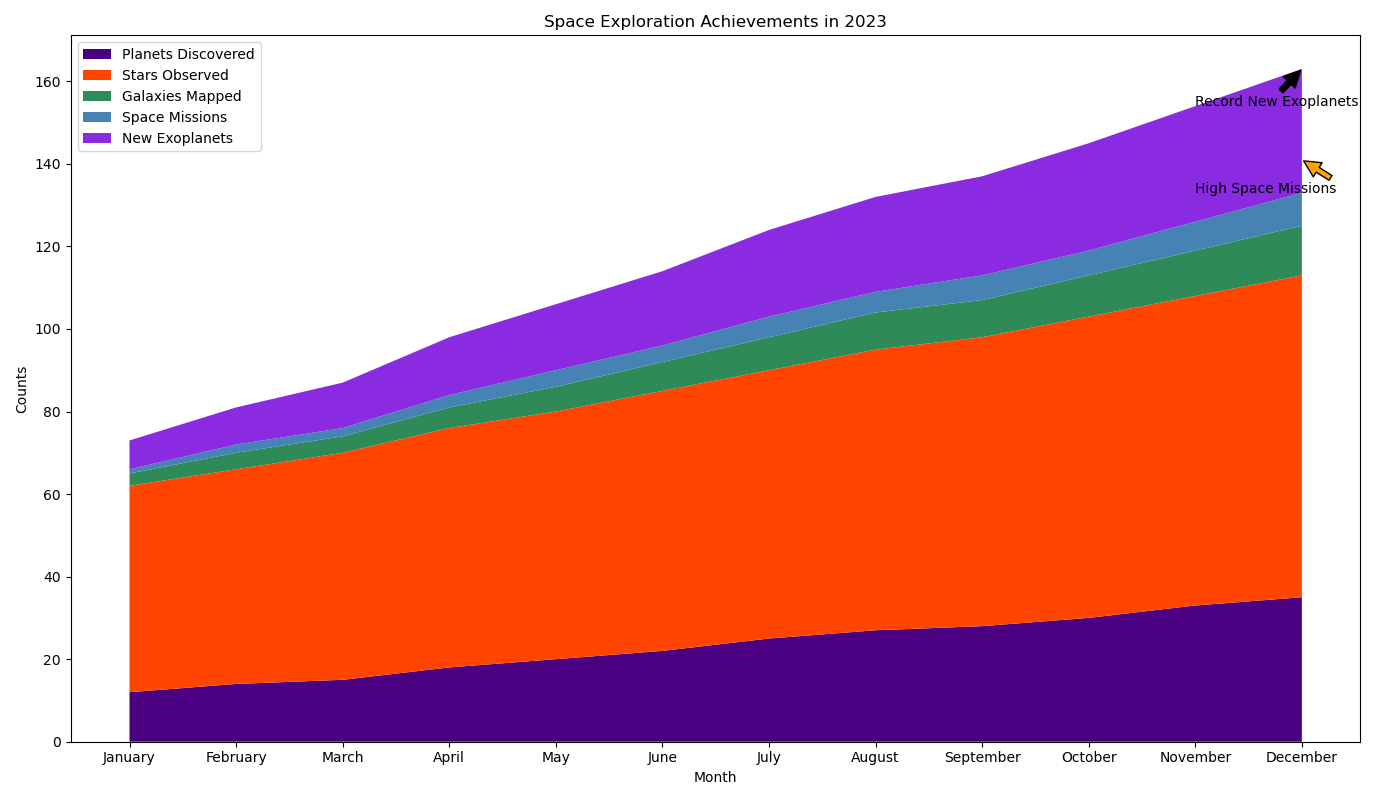

Source code (Python):

import matplotlib.pyplot as plt
import numpy as np

# Data
months = ['January', 'February', 'March', 'April', 'May', 'June', 'July', 
          'August', 'September', 'October', 'November', 'December']
planets_discovered = [12, 14, 15, 18, 20, 22, 25, 27, 28, 30, 33, 35]
stars_observed = [50, 52, 55, 58, 60, 63, 65, 68, 70, 73, 75, 78]
galaxies_mapped = [3, 4, 4, 5, 6, 7, 8, 9, 9, 10, 11, 12]
space_missions = [1, 2, 2, 3, 4, 4, 5, 5, 6, 6, 7, 8]
new_exoplanets = [7, 9, 11, 14, 16, 18, 21, 23, 24, 26, 28, 30]

fig, ax = plt.subplots(figsize=(14, 8))

# Stacking the data
y = np.vstack([planets_discovered, stars_observed, galaxies_mapped, space_missions, new_exoplanets])

# Colors
colors = ['#4B0082', '#FF4500', '#2E8B57', '#4682B4', '#8A2BE2']

# Plotting the stacked area chart
ax.stackplot(months, y, labels=['Planets Discovered', 'Stars Observed', 'Galaxies Mapped', 'Space Missions', 'New Exoplanets'], colors=colors)

# Annotating specific points
ax.annotate('Record New Exoplanets', xy=('December', 30 + sum(y[:-1, -1])), xytext=('November', 28 + sum(y[:-1, -2])),
            arrowprops=dict(facecolor='black', shrink=0.05))
ax.annotate('High Space Missions', xy=('December', 8 + sum(y[:-1, -1])), xytext=('November', 7 + sum(y[:-1, -2])),
            arrowprops=dict(facecolor='orange', shrink=0.05))

# Adding title and labels
ax.set_title('Space Exploration Achievements in 2023')
ax.set_xlabel('Month')
ax.set_ylabel('Counts')

# Adding legend
ax.legend(loc='upper left')

plt.tight_layout()
plt.show()
